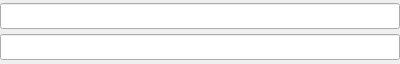
<?xml version="1.0" encoding="UTF-8"?>
<ui version="4.0">
 <class>UpdateEntry</class>
 <widget class="QWidget" name="UpdateEntry">
  <property name="geometry">
   <rect>
    <x>0</x>
    <y>0</y>
    <width>400</width>
    <height>64</height>
   </rect>
  </property>
  <property name="windowTitle">
   <string>UpdateEntry</string>
  </property>
  <layout class="QVBoxLayout" name="verticalLayout">
   <property name="spacing">
    <number>2</number>
   </property>
   <property name="leftMargin">
    <number>0</number>
   </property>
   <property name="topMargin">
    <number>0</number>
   </property>
   <property name="rightMargin">
    <number>0</number>
   </property>
   <property name="bottomMargin">
    <number>0</number>
   </property>
   <item>
    <widget class="QLineEdit" name="nameLineEdit">
     <property name="font">
      <font>
       <family>Consolas</family>
       <pointsize>11</pointsize>
      </font>
     </property>
    </widget>
   </item>
   <item>
    <widget class="QLineEdit" name="chapterLineEdit">
     <property name="font">
      <font>
       <family>Consolas</family>
       <pointsize>11</pointsize>
      </font>
     </property>
    </widget>
   </item>
  </layout>
 </widget>
 <resources/>
 <connections/>
</ui>
